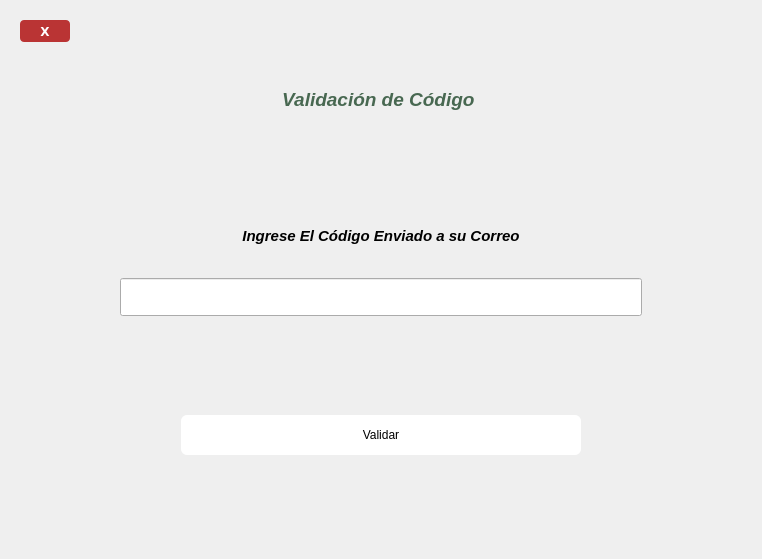
<?xml version="1.0" encoding="UTF-8"?>
<ui version="4.0">
 <class>Form</class>
 <widget class="QWidget" name="Form">
  <property name="geometry">
   <rect>
    <x>0</x>
    <y>0</y>
    <width>762</width>
    <height>559</height>
   </rect>
  </property>
  <property name="windowTitle">
   <string>Form</string>
  </property>
  <property name="styleSheet">
   <string notr="true">#exit{
max-width:50px;
max-height:150px;
background-color:rgb(186, 52, 52);
color:#fff;
border-radius:4px;
}

#exit:hover{
background-color:rgb(214, 71, 71)
}
QPushButton{
border:none;
}


QFrame{
border:none;
}

#validar{
max-width:400%;
max-height:40%;
border-radius:6px;
background-color:#fff;
}

#validar:hover{
background-color:#aaa;
}</string>
  </property>
  <layout class="QHBoxLayout" name="horizontalLayout_2">
   <item>
    <widget class="QFrame" name="frame">
     <property name="frameShape">
      <enum>QFrame::StyledPanel</enum>
     </property>
     <property name="frameShadow">
      <enum>QFrame::Raised</enum>
     </property>
     <layout class="QHBoxLayout" name="horizontalLayout">
      <item>
       <layout class="QVBoxLayout" name="verticalLayout_2" stretch="0,2,1,1,1,1,2,1">
        <item>
         <layout class="QHBoxLayout" name="horizontalLayout_6" stretch="1,9">
          <item>
           <widget class="QPushButton" name="exit">
            <property name="font">
             <font>
              <family>Verdana</family>
              <weight>75</weight>
              <bold>true</bold>
             </font>
            </property>
            <property name="whatsThis">
             <string>&lt;html&gt;&lt;head/&gt;&lt;body&gt;&lt;p&gt;&lt;span style=&quot; font-weight:600;&quot;&gt;X&lt;/span&gt;&lt;/p&gt;&lt;/body&gt;&lt;/html&gt;</string>
            </property>
            <property name="text">
             <string>X</string>
            </property>
           </widget>
          </item>
          <item>
           <spacer name="verticalSpacer_5">
            <property name="orientation">
             <enum>Qt::Vertical</enum>
            </property>
            <property name="sizeHint" stdset="0">
             <size>
              <width>108</width>
              <height>22</height>
             </size>
            </property>
           </spacer>
          </item>
         </layout>
        </item>
        <item>
         <widget class="QLabel" name="label_2">
          <property name="minimumSize">
           <size>
            <width>0</width>
            <height>53</height>
           </size>
          </property>
          <property name="styleSheet">
           <string notr="true">color:rgb(72, 104, 81)</string>
          </property>
          <property name="text">
           <string>&lt;html&gt;&lt;head/&gt;&lt;body&gt;&lt;p align=&quot;center&quot;&gt;&lt;span style=&quot; font-size:14pt; font-weight:600; font-style:italic;&quot;&gt;Validación de Código &lt;/span&gt;&lt;/p&gt;&lt;/body&gt;&lt;/html&gt;</string>
          </property>
         </widget>
        </item>
        <item>
         <spacer name="verticalSpacer">
          <property name="orientation">
           <enum>Qt::Vertical</enum>
          </property>
          <property name="sizeHint" stdset="0">
           <size>
            <width>282</width>
            <height>28</height>
           </size>
          </property>
         </spacer>
        </item>
        <item>
         <widget class="QFrame" name="frame_2">
          <property name="frameShape">
           <enum>QFrame::StyledPanel</enum>
          </property>
          <property name="frameShadow">
           <enum>QFrame::Raised</enum>
          </property>
          <layout class="QHBoxLayout" name="horizontalLayout_3">
           <item>
            <widget class="QLabel" name="label">
             <property name="font">
              <font>
               <pointsize>11</pointsize>
              </font>
             </property>
             <property name="text">
              <string>&lt;html&gt;&lt;head/&gt;&lt;body&gt;&lt;p&gt;&lt;span style=&quot; font-weight:600; font-style:italic;&quot;&gt;Ingrese El Código Enviado a su Correo&lt;/span&gt;&lt;/p&gt;&lt;/body&gt;&lt;/html&gt;</string>
             </property>
             <property name="alignment">
              <set>Qt::AlignCenter</set>
             </property>
            </widget>
           </item>
          </layout>
         </widget>
        </item>
        <item>
         <widget class="QFrame" name="frame_3">
          <property name="frameShape">
           <enum>QFrame::StyledPanel</enum>
          </property>
          <property name="frameShadow">
           <enum>QFrame::Raised</enum>
          </property>
          <layout class="QHBoxLayout" name="horizontalLayout_4">
           <item>
            <widget class="QLineEdit" name="ingresa_codigo">
             <property name="autoFillBackground">
              <bool>false</bool>
             </property>
             <property name="styleSheet">
              <string notr="true">max-width:500%;
padding:10px;</string>
             </property>
            </widget>
           </item>
          </layout>
         </widget>
        </item>
        <item>
         <spacer name="verticalSpacer_2">
          <property name="orientation">
           <enum>Qt::Vertical</enum>
          </property>
          <property name="sizeHint" stdset="0">
           <size>
            <width>282</width>
            <height>28</height>
           </size>
          </property>
         </spacer>
        </item>
        <item>
         <widget class="QFrame" name="frame_4">
          <property name="frameShape">
           <enum>QFrame::StyledPanel</enum>
          </property>
          <property name="frameShadow">
           <enum>QFrame::Raised</enum>
          </property>
          <layout class="QHBoxLayout" name="horizontalLayout_5">
           <item>
            <widget class="QPushButton" name="validar">
             <property name="styleSheet">
              <string notr="true"/>
             </property>
             <property name="text">
              <string>Validar</string>
             </property>
            </widget>
           </item>
          </layout>
         </widget>
        </item>
        <item>
         <spacer name="verticalSpacer_4">
          <property name="orientation">
           <enum>Qt::Vertical</enum>
          </property>
          <property name="sizeHint" stdset="0">
           <size>
            <width>282</width>
            <height>28</height>
           </size>
          </property>
         </spacer>
        </item>
       </layout>
      </item>
     </layout>
    </widget>
   </item>
  </layout>
 </widget>
 <resources/>
 <connections/>
</ui>
